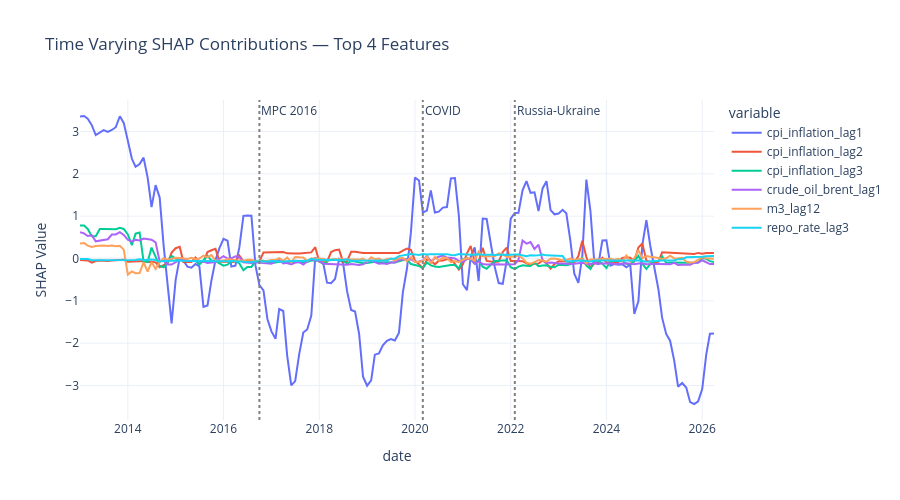

This figure's notebook cell:
### Markdown cell above
## SHAP Beeswarm — Direction and Magnitude

- crude_oil_lag1 — high values consistently push CPI up, clean 
  positive relationship, no ambiguity
- repo_rate_lag3 — high values push CPI down, monetary transmission 
  working as theory predicts with 3 month lag
- inr_usd_lag1 — rupee depreciation pushes CPI up, import cost 
  pass through confirmed
- cpi_inflation_lag1 — both positive and negative effects observed.
  Pre-2016 high inflation was self reinforcing pushing forecast up.
  Post-2016 high inflation triggers mean reversion toward 4% target 
  pushing forecast down. Single most important regime finding in SHAP. also CPI with lag 3 and Lag 2 are significant
- m3_lag12 — mixed direction confirms time varying monetary channel 
  consistent with rolling correlation EDA finding

### Code cell
# Time varying SHAP — contribution of each feature over time
shap_df = pd.DataFrame(shap_values, columns=X.columns, index=X.index)

# Plot top 4 features over time
top_features = ['cpi_inflation_lag1', 'cpi_inflation_lag2', 'cpi_inflation_lag3', 'crude_oil_brent_lag1', 
                'm3_lag12', 'repo_rate_lag3']

fig = px.line(shap_df[top_features], 
              title='Time Varying SHAP Contributions — Top 4 Features')

fig.add_vline(x=pd.Timestamp('2016-10-01').timestamp() * 1000,
              line_dash='dot', line_color='gray', 
              annotation_text='MPC 2016')
fig.add_vline(x=pd.Timestamp('2020-03-01').timestamp() * 1000,
              line_dash='dot', line_color='gray',
              annotation_text='COVID')
fig.add_vline(x=pd.Timestamp('2022-02-01').timestamp() * 1000,
              line_dash='dot', line_color='gray',
              annotation_text='Russia-Ukraine')

fig.update_layout(template='plotly_white', height=500,
                  yaxis_title='SHAP Value')
fig.show()

### Figure 1 — Plotly figure (JSON) as saved in the notebook; plotly's stock layout.template omitted (floating-point values rounded to 4 significant figures; data arrays with more than 128 entries replaced by an {"elided": "..."} marker saying what was removed)
{"data": [{"hovertemplate": "variable=cpi_inflation_lag1<br>date=%{x}<br>value=%{y}<extra></extra>", "legendgroup": "cpi_inflation_lag1", "line": {"color": "#636efa", "dash": "solid"}, "marker": {"symbol": "circle"}, "mode": "lines", "name": "cpi_inflation_lag1", "orientation": "v", "showlegend": true, "type": "scatter", "x": {"elided": "160 str values"}, "xaxis": "x", "y": {"elided": "160 float values"}, "yaxis": "y"}, {"hovertemplate": "variable=cpi_inflation_lag2<br>date=%{x}<br>value=%{y}<extra></extra>", "legendgroup": "cpi_inflation_lag2", "line": {"color": "#EF553B", "dash": "solid"}, "marker": {"symbol": "circle"}, "mode": "lines", "name": "cpi_inflation_lag2", "orientation": "v", "showlegend": true, "type": "scatter", "x": {"elided": "160 str values"}, "xaxis": "x", "y": {"elided": "160 float values"}, "yaxis": "y"}, {"hovertemplate": "variable=cpi_inflation_lag3<br>date=%{x}<br>value=%{y}<extra></extra>", "legendgroup": "cpi_inflation_lag3", "line": {"color": "#00cc96", "dash": "solid"}, "marker": {"symbol": "circle"}, "mode": "lines", "name": "cpi_inflation_lag3", "orientation": "v", "showlegend": true, "type": "scatter", "x": {"elided": "160 str values"}, "xaxis": "x", "y": {"elided": "160 float values"}, "yaxis": "y"}, {"hovertemplate": "variable=crude_oil_brent_lag1<br>date=%{x}<br>value=%{y}<extra></extra>", "legendgroup": "crude_oil_brent_lag1", "line": {"color": "#ab63fa", "dash": "solid"}, "marker": {"symbol": "circle"}, "mode": "lines", "name": "crude_oil_brent_lag1", "orientation": "v", "showlegend": true, "type": "scatter", "x": {"elided": "160 str values"}, "xaxis": "x", "y": {"elided": "160 float values"}, "yaxis": "y"}, {"hovertemplate": "variable=m3_lag12<br>date=%{x}<br>value=%{y}<extra></extra>", "legendgroup": "m3_lag12", "line": {"color": "#FFA15A", "dash": "solid"}, "marker": {"symbol": "circle"}, "mode": "lines", "name": "m3_lag12", "orientation": "v", "showlegend": true, "type": "scatter", "x": {"elided": "160 str values"}, "xaxis": "x", "y": {"elided": "160 float values"}, "yaxis": "y"}, {"hovertemplate": "variable=repo_rate_lag3<br>date=%{x}<br>value=%{y}<extra></extra>", "legendgroup": "repo_rate_lag3", "line": {"color": "#19d3f3", "dash": "solid"}, "marker": {"symbol": "circle"}, "mode": "lines", "name": "repo_rate_lag3", "orientation": "v", "showlegend": true, "type": "scatter", "x": {"elided": "160 str values"}, "xaxis": "x", "y": {"elided": "160 float values"}, "yaxis": "y"}], "layout": {"annotations": [{"showarrow": false, "text": "MPC 2016", "x": 1475280000000, "xanchor": "left", "xref": "x", "y": 1, "yanchor": "top", "yref": "y domain"}, {"showarrow": false, "text": "COVID", "x": 1583020800000, "xanchor": "left", "xref": "x", "y": 1, "yanchor": "top", "yref": "y domain"}, {"showarrow": false, "text": "Russia-Ukraine", "x": 1643673600000, "xanchor": "left", "xref": "x", "y": 1, "yanchor": "top", "yref": "y domain"}], "height": 500, "legend": {"title": {"text": "variable"}, "tracegroupgap": 0}, "shapes": [{"line": {"color": "gray", "dash": "dot"}, "type": "line", "x0": 1475280000000, "x1": 1475280000000, "xref": "x", "y0": 0, "y1": 1, "yref": "y domain"}, {"line": {"color": "gray", "dash": "dot"}, "type": "line", "x0": 1583020800000, "x1": 1583020800000, "xref": "x", "y0": 0, "y1": 1, "yref": "y domain"}, {"line": {"color": "gray", "dash": "dot"}, "type": "line", "x0": 1643673600000, "x1": 1643673600000, "xref": "x", "y0": 0, "y1": 1, "yref": "y domain"}], "title": {"text": "Time Varying SHAP Contributions — Top 4 Features"}, "xaxis": {"anchor": "y", "domain": [0, 1], "title": {"text": "date"}}, "yaxis": {"anchor": "x", "domain": [0, 1], "title": {"text": "SHAP Value"}}}}
